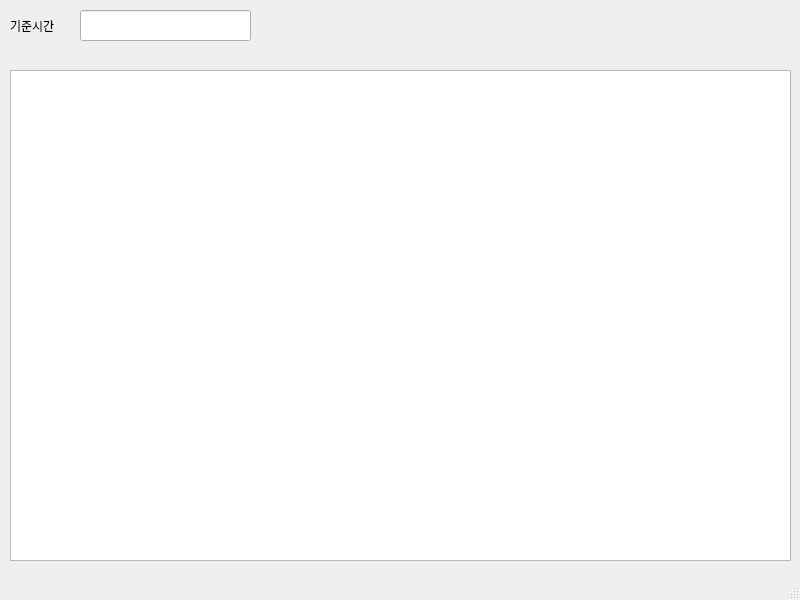
<?xml version="1.0" encoding="UTF-8"?>
<ui version="4.0">
 <class>MainWindow</class>
 <widget class="QMainWindow" name="MainWindow">
  <property name="geometry">
   <rect>
    <x>0</x>
    <y>0</y>
    <width>800</width>
    <height>600</height>
   </rect>
  </property>
  <property name="windowTitle">
   <string>MainWindow</string>
  </property>
  <widget class="QWidget" name="centralwidget">
   <widget class="QLineEdit" name="lineEdit_TIME">
    <property name="geometry">
     <rect>
      <x>80</x>
      <y>10</y>
      <width>171</width>
      <height>31</height>
     </rect>
    </property>
   </widget>
   <widget class="QLabel" name="label">
    <property name="geometry">
     <rect>
      <x>10</x>
      <y>10</y>
      <width>61</width>
      <height>31</height>
     </rect>
    </property>
    <property name="text">
     <string>기준시간</string>
    </property>
   </widget>
   <widget class="QFrame" name="frame">
    <property name="geometry">
     <rect>
      <x>10</x>
      <y>70</y>
      <width>781</width>
      <height>491</height>
     </rect>
    </property>
    <property name="frameShape">
     <enum>QFrame::StyledPanel</enum>
    </property>
    <property name="frameShadow">
     <enum>QFrame::Raised</enum>
    </property>
    <widget class="QListWidget" name="listWidget_SQUARE">
     <property name="geometry">
      <rect>
       <x>0</x>
       <y>0</y>
       <width>781</width>
       <height>491</height>
      </rect>
     </property>
    </widget>
   </widget>
  </widget>
  <widget class="QMenuBar" name="menubar">
   <property name="geometry">
    <rect>
     <x>0</x>
     <y>0</y>
     <width>800</width>
     <height>21</height>
    </rect>
   </property>
  </widget>
  <widget class="QStatusBar" name="statusbar"/>
 </widget>
 <resources/>
 <connections/>
</ui>
